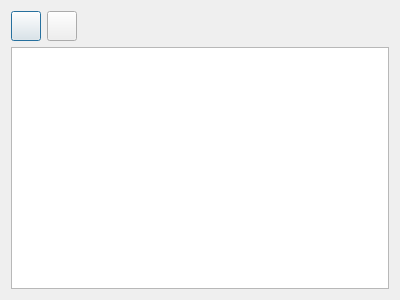
<?xml version="1.0" encoding="UTF-8"?>
<ui version="4.0">
 <class>UserManageDialog</class>
 <widget class="QDialog" name="UserManageDialog">
  <property name="geometry">
   <rect>
    <x>0</x>
    <y>0</y>
    <width>400</width>
    <height>300</height>
   </rect>
  </property>
  <property name="windowTitle">
   <string>Dialog</string>
  </property>
  <layout class="QVBoxLayout" name="verticalLayout">
   <item>
    <layout class="QHBoxLayout" name="horizontalLayout">
     <item>
      <widget class="QPushButton" name="userAddBtn">
       <property name="minimumSize">
        <size>
         <width>30</width>
         <height>30</height>
        </size>
       </property>
       <property name="maximumSize">
        <size>
         <width>30</width>
         <height>30</height>
        </size>
       </property>
       <property name="text">
        <string/>
       </property>
       <property name="icon">
        <iconset resource="../res.qrc">
         <normaloff>:/image/button/addBtn.png</normaloff>:/image/button/addBtn.png</iconset>
       </property>
       <property name="iconSize">
        <size>
         <width>30</width>
         <height>30</height>
        </size>
       </property>
      </widget>
     </item>
     <item>
      <widget class="QPushButton" name="userDelBtn">
       <property name="minimumSize">
        <size>
         <width>30</width>
         <height>30</height>
        </size>
       </property>
       <property name="maximumSize">
        <size>
         <width>30</width>
         <height>30</height>
        </size>
       </property>
       <property name="text">
        <string/>
       </property>
       <property name="icon">
        <iconset resource="../res.qrc">
         <normaloff>:/image/button/decBtn.png</normaloff>:/image/button/decBtn.png</iconset>
       </property>
       <property name="iconSize">
        <size>
         <width>30</width>
         <height>30</height>
        </size>
       </property>
      </widget>
     </item>
     <item>
      <spacer name="horizontalSpacer">
       <property name="orientation">
        <enum>Qt::Horizontal</enum>
       </property>
       <property name="sizeHint" stdset="0">
        <size>
         <width>40</width>
         <height>20</height>
        </size>
       </property>
      </spacer>
     </item>
    </layout>
   </item>
   <item>
    <widget class="QTableView" name="tv_userInfotable"/>
   </item>
  </layout>
 </widget>
 <resources>
  <include location="../res.qrc"/>
 </resources>
 <connections/>
</ui>
